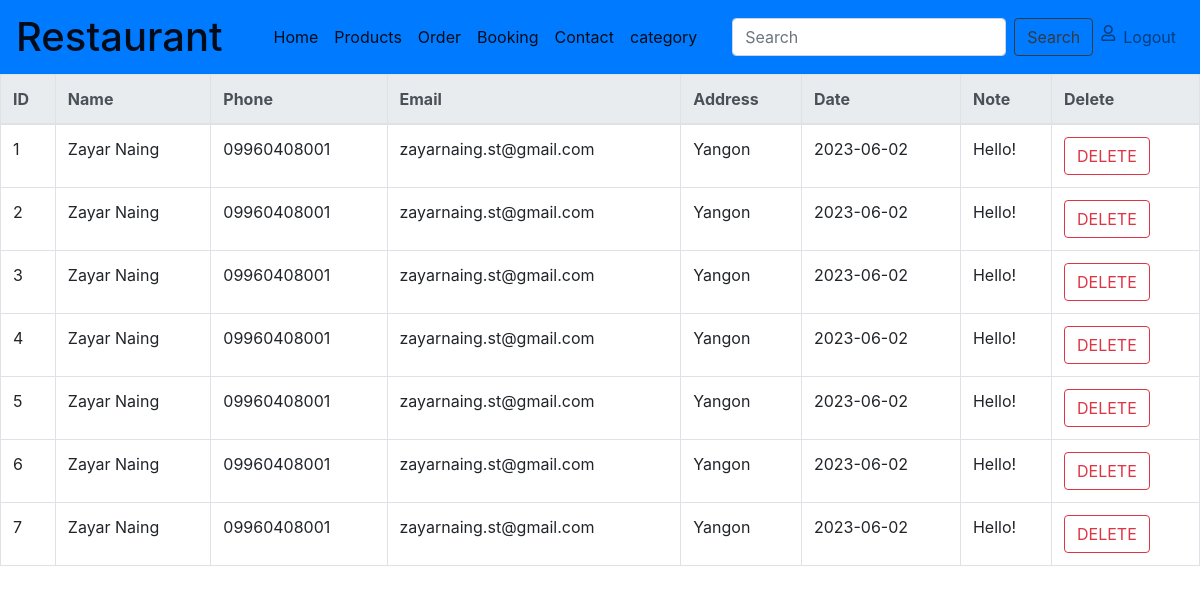
The page /admin/view_order.php on the database its author committed.
### tables this page shows
CREATE TABLE `ord` (
  `or_id` int(11) NOT NULL,
  `or_name` varchar(200) NOT NULL,
  `or_ph` varchar(100) NOT NULL,
  `or_email` varchar(200) NOT NULL,
  `deli_add` text NOT NULL,
  `or_date` date NOT NULL,
  `or_text` text NOT NULL
);

### admin/view_order.php (the view, shortened to what this page needs)
<?php
include('db_con.php')
?>
<!DOCTYPE html>
<html lang="en">
<head>
    <link rel="stylesheet" href="css/fontawesome.min.css">
    <link rel="stylesheet" href="css/fullcalendar.min.css">
    <link rel="stylesheet" href="css/bootstrap.min.css">
</head>
<body>
<nav class="navbar navbar-expand-lg navbar-light bg-primary">
                        <a class="navbar-brand" href="#">
                            <h1 class="tm-site-title mb-0">Restaurant</h1>
                        </a>
                        <div class="collapse navbar-collapse" id="navbarSupportedContent">
                            <ul class="navbar-nav mx-auto">
                                <li class="nav-item">
                                    <a class="nav-link active" href="home.php">Home
                                    </a>
                                </li>
                                <li class="nav-item">
                                    <a class="nav-link active" href="products.php">Products <span class="sr-only">(current)</span></a>
                                </li>
                                <li class="nav-item">
                                    <a class="nav-link active" href="view_order.php">Order <span class="sr-only">(current)</span></a>
                                </li>
                                <li class="nav-item">
                                    <a class="nav-link active" href="view_booking.php">Booking <span class="sr-only">(current)</span></a></a>
                                </li>
                                <li class="nav-item">
                                    <a class="nav-link active" href="feedback.php">Contact <span class="sr-only">(current)</span></a></a>
                                </li>
                                <li class="nav-item">
                                    <a class="nav-link active" href="category.php">category <span class="sr-only">(current)</span></a></a>
                                </li>
                            </ul>
                            <form class="form-inline my-2 my-lg-0">
                <input class="form-control mr-sm-2" type="search" placeholder="Search" aria-label="Search">
                <button class="btn btn-outline-dark my-2 my-sm-0" type="submit">Search</button>
            </form>
                            <ul class="navbar-nav">
                                <li class="nav-item">
                                    <a class="nav-link d-flex" href="index.php">
                                        <i class="far fa-user mr-2 tm-logout-icon"></i>
                                        <span>Logout</span>
                                    </a>
                                </li>
                            </ul>
                        </div>
                    </nav>
    <table class="table table-bordered table-hover">
        <thead class="thead-light">
            <tr>
                <th scope="col">ID</th>
                <th scope="col">Name</th>
                <th scope="col">Phone</th>
                <th scope="col">Email</th>
                <th scope="col">Address</th>
                <th scope="col">Date</th>
                <th scope="col">Note</th>
                <th scope="col">Delete</th>
            </tr>
        </thead>
        <tbody>
                        <?php
                        $sql = "SELECT * FROM `ord`";
                        $result = mysqli_query($con, $sql);
                        while ($row = mysqli_fetch_assoc($result)):
                            ?>
                            <tr>
                                <td>
                                    <?php echo $row['or_id']; ?>
                                </td>
                                <td>
                                    <?php echo $row['or_name']; ?>
                                <td>
                                    <?php echo $row['or_ph']; ?>
                                </td>
                                <td>
                                    <?php echo $row['or_email']; ?>
                                </td>
                                <td>
                                    <?php echo $row['deli_add']; ?>
                                </td>
                                <td>
                                    <?php echo $row['or_date']; ?>
                                </td>
                                <td>
                                    <?php echo $row['or_text']; ?>
                                </td>
                                <td><a href="del_order.php?or_id=<?php echo $row['or_id']; ?>"
                                        class="btn btn-outline-danger">DELETE</a></td>
                            </tr>
                        <?php endwhile; ?>
                    </tbody>
    </table>
</body>
</html>

### rows shown on the page
ord: or_id "1", or_name "Zayar Naing", or_ph "09960408001", or_email "zayarnaing.st@gmail.com", deli_add "Yangon", or_date "2023-06-02", or_text "Hello!"
ord: or_id "2", or_name "Zayar Naing", or_ph "09960408001", or_email "zayarnaing.st@gmail.com", deli_add "Yangon", or_date "2023-06-02", or_text "Hello!"
ord: or_id "3", or_name "Zayar Naing", or_ph "09960408001", or_email "zayarnaing.st@gmail.com", deli_add "Yangon", or_date "2023-06-02", or_text "Hello!"
ord: or_id "4", or_name "Zayar Naing", or_ph "09960408001", or_email "zayarnaing.st@gmail.com", deli_add "Yangon", or_date "2023-06-02", or_text "Hello!"
ord: or_id "5", or_name "Zayar Naing", or_ph "09960408001", or_email "zayarnaing.st@gmail.com", deli_add "Yangon", or_date "2023-06-02", or_text "Hello!"
ord: or_id "6", or_name "Zayar Naing", or_ph "09960408001", or_email "zayarnaing.st@gmail.com", deli_add "Yangon", or_date "2023-06-02", or_text "Hello!"
ord: or_id "7", or_name "Zayar Naing", or_ph "09960408001", or_email "zayarnaing.st@gmail.com", deli_add "Yangon", or_date "2023-06-02", or_text "Hello!"
